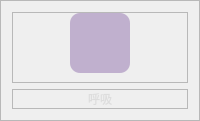
                            <widget class="QFrame" name="frame_205">
                             <property name="frameShape">
                              <enum>QFrame::Shape::StyledPanel</enum>
                             </property>
                             <property name="frameShadow">
                              <enum>QFrame::Shadow::Raised</enum>
                             </property>
                             <layout class="QVBoxLayout" name="verticalLayout_103">
                              <item>
                               <widget class="QFrame" name="frame_206">
                                <property name="frameShape">
                                 <enum>QFrame::Shape::StyledPanel</enum>
                                </property>
                                <property name="frameShadow">
                                 <enum>QFrame::Shadow::Raised</enum>
                                </property>
                                <layout class="QHBoxLayout" name="horizontalLayout_125">
                                 <property name="spacing">
                                  <number>0</number>
                                 </property>
                                 <property name="leftMargin">
                                  <number>0</number>
                                 </property>
                                 <property name="topMargin">
                                  <number>0</number>
                                 </property>
                                 <property name="rightMargin">
                                  <number>0</number>
                                 </property>
                                 <item>
                                  <widget class="QPushButton" name="btn1">
                                   <property name="sizePolicy">
                                    <sizepolicy hsizetype="Expanding" vsizetype="Preferred">
                                     <horstretch>0</horstretch>
                                     <verstretch>0</verstretch>
                                    </sizepolicy>
                                   </property>
                                   <property name="minimumSize">
                                    <size>
                                     <width>60</width>
                                     <height>60</height>
                                    </size>
                                   </property>
                                   <property name="maximumSize">
                                    <size>
                                     <width>60</width>
                                     <height>60</height>
                                    </size>
                                   </property>
                                   <property name="font">
                                    <font>
                                     <family>微软雅黑</family>
                                     <pointsize>15</pointsize>
                                     <italic>false</italic>
                                     <bold>false</bold>
                                    </font>
                                   </property>
                                   <property name="cursor">
                                    <cursorShape>PointingHandCursor</cursorShape>
                                   </property>
                                   <property name="layoutDirection">
                                    <enum>Qt::LayoutDirection::LeftToRight</enum>
                                   </property>
                                   <property name="styleSheet">
                                    <string notr="true">QPushButton {
	background-image: url(:/forms/icons/heart_rate.png);
	border: no;
    background-position: center;
    background-repeat: no-repeat; 
	border-radius: 10px;
	background-color: rgba(82, 28, 129,0.3);
}
QPushButton:hover {
	background-color: rgb(162, 98, 199);
	border: none;
}</string>
                                   </property>
                                   <property name="text">
                                    <string/>
                                   </property>
                                  </widget>
                                 </item>
                                </layout>
                               </widget>
                              </item>
                              <item>
                               <widget class="QFrame" name="frame_207">
                                <property name="frameShape">
                                 <enum>QFrame::Shape::StyledPanel</enum>
                                </property>
                                <property name="frameShadow">
                                 <enum>QFrame::Shadow::Raised</enum>
                                </property>
                                <layout class="QHBoxLayout" name="horizontalLayout_126">
                                 <property name="spacing">
                                  <number>0</number>
                                 </property>
                                 <property name="leftMargin">
                                  <number>0</number>
                                 </property>
                                 <property name="topMargin">
                                  <number>0</number>
                                 </property>
                                 <property name="rightMargin">
                                  <number>0</number>
                                 </property>
                                 <property name="bottomMargin">
                                  <number>0</number>
                                 </property>
                                 <item>
                                  <widget class="QLabel" name="label_80">
                                   <property name="styleSheet">
                                    <string notr="true">font: 11pt &quot;微软雅黑&quot;;
color: rgb(221, 221, 221);
</string>
                                   </property>
                                   <property name="text">
                                    <string>呼吸</string>
                                   </property>
                                   <property name="alignment">
                                    <set>Qt::AlignmentFlag::AlignCenter</set>
                                   </property>
                                  </widget>
                                 </item>
                                </layout>
                               </widget>
                              </item>
                             </layout>
                            </widget>
